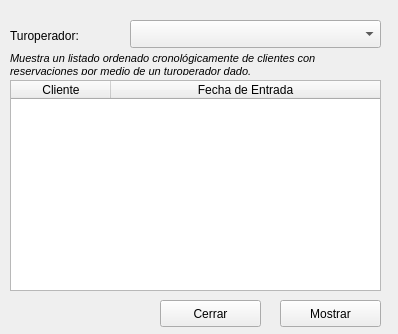
<?xml version="1.0" encoding="UTF-8"?>
<ui version="4.0">
 <class>reservacionesTuroperador</class>
 <widget class="QWidget" name="reservacionesTuroperador">
  <property name="geometry">
   <rect>
    <x>0</x>
    <y>0</y>
    <width>398</width>
    <height>334</height>
   </rect>
  </property>
  <property name="windowTitle">
   <string>Reservaciones de un turoperador</string>
  </property>
  <widget class="QLabel" name="label">
   <property name="geometry">
    <rect>
     <x>10</x>
     <y>27</y>
     <width>111</width>
     <height>18</height>
    </rect>
   </property>
   <property name="whatsThis">
    <string/>
   </property>
   <property name="text">
    <string>Turoperador:</string>
   </property>
  </widget>
  <widget class="QComboBox" name="turoperadores">
   <property name="geometry">
    <rect>
     <x>130</x>
     <y>20</y>
     <width>251</width>
     <height>28</height>
    </rect>
   </property>
  </widget>
  <widget class="QPushButton" name="calcular">
   <property name="geometry">
    <rect>
     <x>280</x>
     <y>300</y>
     <width>101</width>
     <height>27</height>
    </rect>
   </property>
   <property name="toolTip">
    <string>Calcula el porciento mensual de reservaciones de clientes de una nacionalidad dada en lo que va de mes.</string>
   </property>
   <property name="text">
    <string>Mostrar</string>
   </property>
  </widget>
  <widget class="QPushButton" name="cerrar">
   <property name="geometry">
    <rect>
     <x>160</x>
     <y>300</y>
     <width>101</width>
     <height>27</height>
    </rect>
   </property>
   <property name="text">
    <string>Cerrar</string>
   </property>
  </widget>
  <widget class="QLabel" name="label_2">
   <property name="geometry">
    <rect>
     <x>10</x>
     <y>54</y>
     <width>361</width>
     <height>21</height>
    </rect>
   </property>
   <property name="font">
    <font>
     <family>Ubuntu</family>
     <pointsize>8</pointsize>
     <italic>true</italic>
    </font>
   </property>
   <property name="lineWidth">
    <number>1</number>
   </property>
   <property name="text">
    <string>Muestra un listado ordenado cronológicamente de clientes con reservaciones por medio de un turoperador dado.</string>
   </property>
   <property name="wordWrap">
    <bool>true</bool>
   </property>
  </widget>
  <widget class="QTableWidget" name="clientes">
   <property name="geometry">
    <rect>
     <x>10</x>
     <y>80</y>
     <width>371</width>
     <height>211</height>
    </rect>
   </property>
   <property name="editTriggers">
    <set>QAbstractItemView::NoEditTriggers</set>
   </property>
   <attribute name="horizontalHeaderStretchLastSection">
    <bool>true</bool>
   </attribute>
   <attribute name="verticalHeaderStretchLastSection">
    <bool>false</bool>
   </attribute>
   <column>
    <property name="text">
     <string>Cliente</string>
    </property>
   </column>
   <column>
    <property name="text">
     <string>Fecha de Entrada</string>
    </property>
   </column>
  </widget>
 </widget>
 <resources/>
 <connections/>
</ui>
